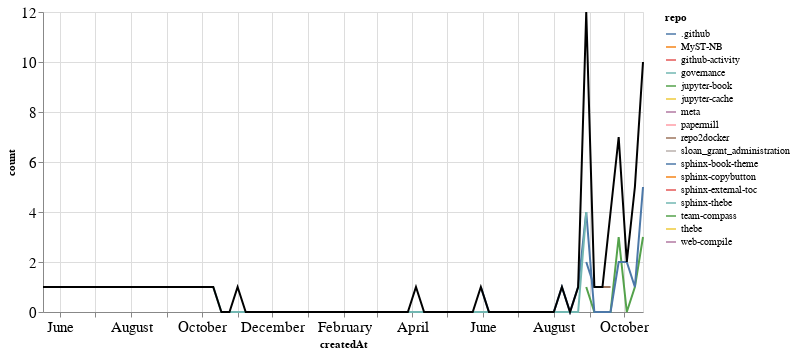

Here is the notebook cell this chart was saved with:
### Markdown cell above
### PRs

### Code cell
prs_time = prs.groupby('repo').resample('W', on='createdAt').count()['author'].reset_index()
prs_time = prs_time.rename(columns={'author': 'count'})
prs_time_total = prs_time.groupby('createdAt').agg({"count": "sum"}).reset_index()

ch1 = alt.Chart(prs_time, width=600).mark_line().encode(
    x='createdAt',
    y='count',
    color='repo',
    tooltip="repo"
)

ch2 = alt.Chart(prs_time_total, width=600).mark_line(color="black").encode(
    x='createdAt',
    y='count',
)

ch1 + ch2

### Figure 1 — Vega-Lite specification as saved in the notebook (floating-point values rounded to 4 significant figures)
{"config": {"axisLeft": {"labelFontSize": 15}, "axisBottom": {"labelFontSize": 15}}, "layer": [{"data": {"name": "data-8d17f3e55d58f15985d49634fc4721bb"}, "mark": "line", "encoding": {"color": {"type": "nominal", "field": "repo"}, "tooltip": {"type": "nominal", "field": "repo"}, "x": {"type": "temporal", "field": "createdAt"}, "y": {"type": "quantitative", "field": "count"}}, "width": 600}, {"data": {"name": "data-88e59c5b66fa02604af4fa34788fc85d"}, "mark": {"type": "line", "color": "black"}, "encoding": {"x": {"type": "temporal", "field": "createdAt"}, "y": {"type": "quantitative", "field": "count"}}, "width": 600}], "$schema": "https://vega.github.io/schema/vega-lite/v4.8.1.json", "datasets": {"data-8d17f3e55d58f15985d49634fc4721bb": [{"repo": ".github", "createdAt": "2021-08-29T00:00:00", "count": 2}, {"repo": ".github", "createdAt": "2021-09-05T00:00:00", "count": 1}, {"repo": "MyST-NB", "createdAt": "2021-10-10T00:00:00", "count": 1}, {"repo": "github-activity", "createdAt": "2021-04-04T00:00:00", "count": 1}, {"repo": "governance", "createdAt": "2021-09-19T00:00:00", "count": 2}, {"repo": "jupyter-book", "createdAt": "2021-08-29T00:00:00", "count": 1}, {"repo": "jupyter-book", "createdAt": "2021-09-05T00:00:00", "count": 0}, {"repo": "jupyter-book", "createdAt": "2021-09-12T00:00:00", "count": 0}, {"repo": "jupyter-book", "createdAt": "2021-09-19T00:00:00", "count": 0}, {"repo": "jupyter-book", "createdAt": "2021-09-26T00:00:00", "count": 3}, {"repo": "jupyter-book", "createdAt": "2021-10-03T00:00:00", "count": 0}, {"repo": "jupyter-book", "createdAt": "2021-10-10T00:00:00", "count": 1}, {"repo": "jupyter-book", "createdAt": "2021-10-17T00:00:00", "count": 3}, {"repo": "jupyter-cache", "createdAt": "2020-05-17T00:00:00", "count": 1}, {"repo": "meta", "createdAt": "2021-10-10T00:00:00", "count": 1}, {"repo": "papermill", "createdAt": "2021-08-29T00:00:00", "count": 1}, {"repo": "repo2docker", "createdAt": "2021-09-12T00:00:00", "count": 1}, {"repo": "repo2docker", "createdAt": "2021-09-19T00:00:00", "count": 1}, {"repo": "sloan_grant_administration", "createdAt": "2021-10-10T00:00:00", "count": 1}, {"repo": "sphinx-book-theme", "createdAt": "2021-05-30T00:00:00", "count": 1}, {"repo": "sphinx-book-theme", "createdAt": "2021-06-06T00:00:00", "count": 0}, {"repo": "sphinx-book-theme", "createdAt": "2021-06-13T00:00:00", "count": 0}, {"repo": "sphinx-book-theme", "createdAt": "2021-06-20T00:00:00", "count": 0}, {"repo": "sphinx-book-theme", "createdAt": "2021-06-27T00:00:00", "count": 0}, {"repo": "sphinx-book-theme", "createdAt": "2021-07-04T00:00:00", "count": 0}, {"repo": "sphinx-book-theme", "createdAt": "2021-07-11T00:00:00", "count": 0}, {"repo": "sphinx-book-theme", "createdAt": "2021-07-18T00:00:00", "count": 0}, {"repo": "sphinx-book-theme", "createdAt": "2021-07-25T00:00:00", "count": 0}, {"repo": "sphinx-book-theme", "createdAt": "2021-08-01T00:00:00", "count": 0}, {"repo": "sphinx-book-theme", "createdAt": "2021-08-08T00:00:00", "count": 1}, {"repo": "sphinx-book-theme", "createdAt": "2021-08-15T00:00:00", "count": 0}, {"repo": "sphinx-book-theme", "createdAt": "2021-08-22T00:00:00", "count": 1}, {"repo": "sphinx-book-theme", "createdAt": "2021-08-29T00:00:00", "count": 4}, {"repo": "sphinx-book-theme", "createdAt": "2021-09-05T00:00:00", "count": 0}, {"repo": "sphinx-book-theme", "createdAt": "2021-09-12T00:00:00", "count": 0}, {"repo": "sphinx-book-theme", "createdAt": "2021-09-19T00:00:00", "count": 0}, {"repo": "sphinx-book-theme", "createdAt": "2021-09-26T00:00:00", "count": 2}, {"repo": "sphinx-book-theme", "createdAt": "2021-10-03T00:00:00", "count": 2}, {"repo": "sphinx-book-theme", "createdAt": "2021-10-10T00:00:00", "count": 1}, {"repo": "sphinx-book-theme", "createdAt": "2021-10-17T00:00:00", "count": 5}, {"repo": "sphinx-copybutton", "createdAt": "2021-10-17T00:00:00", "count": 2}, {"repo": "sphinx-external-toc", "createdAt": "2021-09-19T00:00:00", "count": 1}, {"repo": "sphinx-thebe", "createdAt": "2020-10-11T00:00:00", "count": 1}, {"repo": "sphinx-thebe", "createdAt": "2020-10-18T00:00:00", "count": 0}, {"repo": "sphinx-thebe", "createdAt": "2020-10-25T00:00:00", "count": 0}, {"repo": "sphinx-thebe", "createdAt": "2020-11-01T00:00:00", "count": 0}, {"repo": "sphinx-thebe", "createdAt": "2020-11-08T00:00:00", "count": 0}, {"repo": "sphinx-thebe", "createdAt": "2020-11-15T00:00:00", "count": 0}, {"repo": "sphinx-thebe", "createdAt": "2020-11-22T00:00:00", "count": 0}, {"repo": "sphinx-thebe", "createdAt": "2020-11-29T00:00:00", "count": 0}, {"repo": "sphinx-thebe", "createdAt": "2020-12-06T00:00:00", "count": 0}, {"repo": "sphinx-thebe", "createdAt": "2020-12-13T00:00:00", "count": 0}, {"repo": "sphinx-thebe", "createdAt": "2020-12-20T00:00:00", "count": 0}, {"repo": "sphinx-thebe", "createdAt": "2020-12-27T00:00:00", "count": 0}, {"repo": "sphinx-thebe", "createdAt": "2021-01-03T00:00:00", "count": 0}, {"repo": "sphinx-thebe", "createdAt": "2021-01-10T00:00:00", "count": 0}, {"repo": "sphinx-thebe", "createdAt": "2021-01-17T00:00:00", "count": 0}, {"repo": "sphinx-thebe", "createdAt": "2021-01-24T00:00:00", "count": 0}, {"repo": "sphinx-thebe", "createdAt": "2021-01-31T00:00:00", "count": 0}, {"repo": "sphinx-thebe", "createdAt": "2021-02-07T00:00:00", "count": 0}, {"repo": "sphinx-thebe", "createdAt": "2021-02-14T00:00:00", "count": 0}, {"repo": "sphinx-thebe", "createdAt": "2021-02-21T00:00:00", "count": 0}, {"repo": "sphinx-thebe", "createdAt": "2021-02-28T00:00:00", "count": 0}, {"repo": "sphinx-thebe", "createdAt": "2021-03-07T00:00:00", "count": 0}, {"repo": "sphinx-thebe", "createdAt": "2021-03-14T00:00:00", "count": 0}, {"repo": "sphinx-thebe", "createdAt": "2021-03-21T00:00:00", "count": 0}, {"repo": "sphinx-thebe", "createdAt": "2021-03-28T00:00:00", "count": 0}, {"repo": "sphinx-thebe", "createdAt": "2021-04-04T00:00:00", "count": 0}, {"repo": "sphinx-thebe", "createdAt": "2021-04-11T00:00:00", "count": 0}, {"repo": "sphinx-thebe", "createdAt": "2021-04-18T00:00:00", "count": 0}, {"repo": "sphinx-thebe", "createdAt": "2021-04-25T00:00:00", "count": 0}, {"repo": "sphinx-thebe", "createdAt": "2021-05-02T00:00:00", "count": 0}, {"repo": "sphinx-thebe", "createdAt": "2021-05-09T00:00:00", "count": 0}, {"repo": "sphinx-thebe", "createdAt": "2021-05-16T00:00:00", "count": 0}, {"repo": "sphinx-thebe", "createdAt": "2021-05-23T00:00:00", "count": 0}, {"repo": "sphinx-thebe", "createdAt": "2021-05-30T00:00:00", "count": 0}, {"repo": "sphinx-thebe", "createdAt": "2021-06-06T00:00:00", "count": 0}, {"repo": "sphinx-thebe", "createdAt": "2021-06-13T00:00:00", "count": 0}, {"repo": "sphinx-thebe", "createdAt": "2021-06-20T00:00:00", "count": 0}, {"repo": "sphinx-thebe", "createdAt": "2021-06-27T00:00:00", "count": 0}, {"repo": "sphinx-thebe", "createdAt": "2021-07-04T00:00:00", "count": 0}, {"repo": "sphinx-thebe", "createdAt": "2021-07-11T00:00:00", "count": 0}, {"repo": "sphinx-thebe", "createdAt": "2021-07-18T00:00:00", "count": 0}, {"repo": "sphinx-thebe", "createdAt": "2021-07-25T00:00:00", "count": 0}, {"repo": "sphinx-thebe", "createdAt": "2021-08-01T00:00:00", "count": 0}, {"repo": "sphinx-thebe", "createdAt": "2021-08-08T00:00:00", "count": 0}, {"repo": "sphinx-thebe", "createdAt": "2021-08-15T00:00:00", "count": 0}, {"repo": "sphinx-thebe", "createdAt": "2021-08-22T00:00:00", "count": 0}, {"repo": "sphinx-thebe", "createdAt": "2021-08-29T00:00:00", "count": 4}, {"repo": "team-compass", "createdAt": "2021-09-26T00:00:00", "count": 1}, {"repo": "thebe", "createdAt": "2020-11-01T00:00:00", "count": 1}, {"repo": "web-compile", "createdAt": "2021-09-26T00:00:00", "count": 1}], "data-88e59c5b66fa02604af4fa34788fc85d": [{"createdAt": "2020-05-17T00:00:00", "count": 1}, {"createdAt": "2020-10-11T00:00:00", "count": 1}, {"createdAt": "2020-10-18T00:00:00", "count": 0}, {"createdAt": "2020-10-25T00:00:00", "count": 0}, {"createdAt": "2020-11-01T00:00:00", "count": 1}, {"createdAt": "2020-11-08T00:00:00", "count": 0}, {"createdAt": "2020-11-15T00:00:00", "count": 0}, {"createdAt": "2020-11-22T00:00:00", "count": 0}, {"createdAt": "2020-11-29T00:00:00", "count": 0}, {"createdAt": "2020-12-06T00:00:00", "count": 0}, {"createdAt": "2020-12-13T00:00:00", "count": 0}, {"createdAt": "2020-12-20T00:00:00", "count": 0}, {"createdAt": "2020-12-27T00:00:00", "count": 0}, {"createdAt": "2021-01-03T00:00:00", "count": 0}, {"createdAt": "2021-01-10T00:00:00", "count": 0}, {"createdAt": "2021-01-17T00:00:00", "count": 0}, {"createdAt": "2021-01-24T00:00:00", "count": 0}, {"createdAt": "2021-01-31T00:00:00", "count": 0}, {"createdAt": "2021-02-07T00:00:00", "count": 0}, {"createdAt": "2021-02-14T00:00:00", "count": 0}, {"createdAt": "2021-02-21T00:00:00", "count": 0}, {"createdAt": "2021-02-28T00:00:00", "count": 0}, {"createdAt": "2021-03-07T00:00:00", "count": 0}, {"createdAt": "2021-03-14T00:00:00", "count": 0}, {"createdAt": "2021-03-21T00:00:00", "count": 0}, {"createdAt": "2021-03-28T00:00:00", "count": 0}, {"createdAt": "2021-04-04T00:00:00", "count": 1}, {"createdAt": "2021-04-11T00:00:00", "count": 0}, {"createdAt": "2021-04-18T00:00:00", "count": 0}, {"createdAt": "2021-04-25T00:00:00", "count": 0}, {"createdAt": "2021-05-02T00:00:00", "count": 0}, {"createdAt": "2021-05-09T00:00:00", "count": 0}, {"createdAt": "2021-05-16T00:00:00", "count": 0}, {"createdAt": "2021-05-23T00:00:00", "count": 0}, {"createdAt": "2021-05-30T00:00:00", "count": 1}, {"createdAt": "2021-06-06T00:00:00", "count": 0}, {"createdAt": "2021-06-13T00:00:00", "count": 0}, {"createdAt": "2021-06-20T00:00:00", "count": 0}, {"createdAt": "2021-06-27T00:00:00", "count": 0}, {"createdAt": "2021-07-04T00:00:00", "count": 0}, {"createdAt": "2021-07-11T00:00:00", "count": 0}, {"createdAt": "2021-07-18T00:00:00", "count": 0}, {"createdAt": "2021-07-25T00:00:00", "count": 0}, {"createdAt": "2021-08-01T00:00:00", "count": 0}, {"createdAt": "2021-08-08T00:00:00", "count": 1}, {"createdAt": "2021-08-15T00:00:00", "count": 0}, {"createdAt": "2021-08-22T00:00:00", "count": 1}, {"createdAt": "2021-08-29T00:00:00", "count": 12}, {"createdAt": "2021-09-05T00:00:00", "count": 1}, {"createdAt": "2021-09-12T00:00:00", "count": 1}, {"createdAt": "2021-09-19T00:00:00", "count": 4}, {"createdAt": "2021-09-26T00:00:00", "count": 7}, {"createdAt": "2021-10-03T00:00:00", "count": 2}, {"createdAt": "2021-10-10T00:00:00", "count": 5}, {"createdAt": "2021-10-17T00:00:00", "count": 10}]}}
